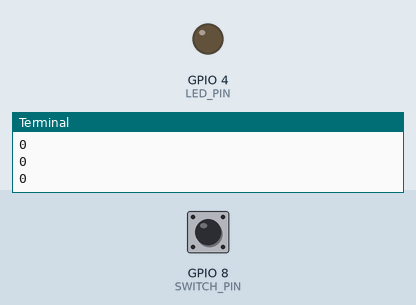
Recording of a program running on a simulated Raspberry Pi (BCM pin numbers). On the bench: output pins drawn as LEDs (lit = HIGH), the last lines printed to the terminal. Inputs (shaded band) come from the test bench; at power-on: GPIO 8 (SWITCH_PIN) LOW.

Above: at 1.2 s.
1.3 s: GPIO 8 (SWITCH_PIN) pulled HIGH for 0.15 s
At 1.4 s:
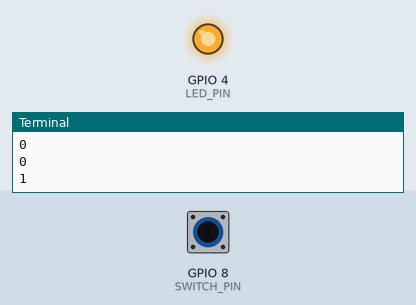
3.0 s: GPIO 8 (SWITCH_PIN) pulled HIGH for 3.2 s
At 6.5 s:
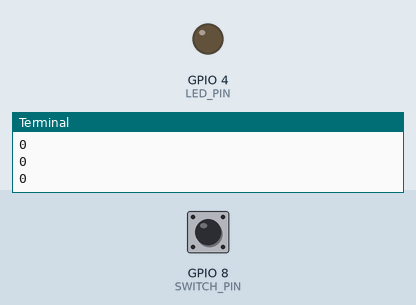
Timing chart, 0 to 8.0 s (numbered marks = the images above; inputs shaded):
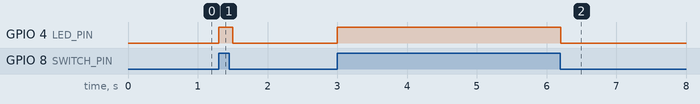

Measured:
- after the input at 1.3 s, GPIO 4 (LED_PIN): LOW → HIGH at once, → LOW 0.20 s later
- after the input at 3.0 s, GPIO 4 (LED_PIN): LOW → HIGH at once, → LOW 3.2 s later

The program:

switch_led.py
```python
import RPi.GPIO as GPIO
import time

LED_PIN = 4
SWITCH_PIN = 8

GPIO.setmode(GPIO.BCM)
GPIO.setup(SWITCH_PIN, GPIO.IN, pull_up_down=GPIO.PUD_DOWN)
GPIO.setup(LED_PIN, GPIO.OUT)

try:
    while True:
        val = GPIO.input(SWITCH_PIN)
        print(val)
        GPIO.output(LED_PIN,val)
        time.sleep(0.1)

finally:
    GPIO.cleanup()
    print('cleanup and exit')
```
